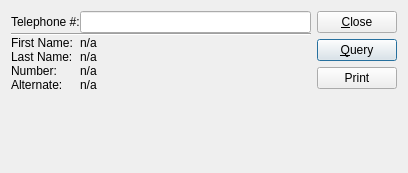
<ui version="4.0" >
 <class>TelephoneLookup</class>
 <widget class="QWidget" name="TelephoneLookup" >
  <property name="geometry" >
   <rect>
    <x>0</x>
    <y>0</y>
    <width>408</width>
    <height>173</height>
   </rect>
  </property>
  <property name="windowTitle" >
   <string>Telephone Lookup</string>
  </property>
  <layout class="QHBoxLayout" >
   <item>
    <layout class="QVBoxLayout" >
     <property name="spacing" >
      <number>0</number>
     </property>
     <item>
      <layout class="QGridLayout" >
       <item row="0" column="0" >
        <widget class="QLabel" name="_searchLit" >
         <property name="text" >
          <string>Telephone #:</string>
         </property>
        </widget>
       </item>
       <item row="0" column="1" >
        <widget class="QLineEdit" name="_search" />
       </item>
       <item row="1" column="0" colspan="2" >
        <widget class="Line" name="line" >
         <property name="orientation" >
          <enum>Qt::Horizontal</enum>
         </property>
        </widget>
       </item>
       <item row="2" column="0" >
        <widget class="QLabel" name="_firstnameLit" >
         <property name="text" >
          <string>First Name:</string>
         </property>
        </widget>
       </item>
       <item row="2" column="1" >
        <widget class="QLabel" name="_firstname" >
         <property name="text" >
          <string>n/a</string>
         </property>
        </widget>
       </item>
       <item row="3" column="0" >
        <widget class="QLabel" name="_lastnameLit" >
         <property name="text" >
          <string>Last Name:</string>
         </property>
        </widget>
       </item>
       <item row="3" column="1" >
        <widget class="QLabel" name="_lastname" >
         <property name="text" >
          <string>n/a</string>
         </property>
        </widget>
       </item>
       <item row="4" column="0" >
        <widget class="QLabel" name="_numberLit" >
         <property name="text" >
          <string>Number:</string>
         </property>
        </widget>
       </item>
       <item row="4" column="1" >
        <widget class="QLabel" name="_number" >
         <property name="text" >
          <string>n/a</string>
         </property>
        </widget>
       </item>
       <item row="5" column="1" >
        <widget class="QLabel" name="_alternate" >
         <property name="text" >
          <string>n/a</string>
         </property>
        </widget>
       </item>
       <item row="5" column="0" >
        <widget class="QLabel" name="_alternateLit" >
         <property name="text" >
          <string>Alternate:</string>
         </property>
        </widget>
       </item>
      </layout>
     </item>
     <item>
      <spacer>
       <property name="orientation" >
        <enum>Qt::Vertical</enum>
       </property>
       <property name="sizeHint" >
        <size>
         <width>20</width>
         <height>40</height>
        </size>
       </property>
      </spacer>
     </item>
    </layout>
   </item>
   <item>
    <layout class="QVBoxLayout" >
     <item>
      <widget class="QPushButton" name="_close" >
       <property name="text" >
        <string>&amp;Close</string>
       </property>
      </widget>
     </item>
     <item>
      <widget class="QPushButton" name="_query" >
       <property name="text" >
        <string>&amp;Query</string>
       </property>
       <property name="default" >
        <bool>true</bool>
       </property>
      </widget>
     </item>
     <item>
      <widget class="QPushButton" name="_print" >
       <property name="text" >
        <string>Print</string>
       </property>
      </widget>
     </item>
     <item>
      <spacer>
       <property name="orientation" >
        <enum>Qt::Vertical</enum>
       </property>
       <property name="sizeHint" >
        <size>
         <width>20</width>
         <height>40</height>
        </size>
       </property>
      </spacer>
     </item>
    </layout>
   </item>
  </layout>
 </widget>
 <tabstops>
  <tabstop>_search</tabstop>
  <tabstop>_query</tabstop>
  <tabstop>_close</tabstop>
 </tabstops>
 <resources/>
 <connections>
  <connection>
   <sender>_search</sender>
   <signal>returnPressed()</signal>
   <receiver>_query</receiver>
   <slot>animateClick()</slot>
   <hints>
    <hint type="sourcelabel" >
     <x>140</x>
     <y>30</y>
    </hint>
    <hint type="destinationlabel" >
     <x>356</x>
     <y>63</y>
    </hint>
   </hints>
  </connection>
  <connection>
   <sender>_close</sender>
   <signal>clicked()</signal>
   <receiver>TelephoneLookup</receiver>
   <slot>close()</slot>
   <hints>
    <hint type="sourcelabel" >
     <x>360</x>
     <y>24</y>
    </hint>
    <hint type="destinationlabel" >
     <x>311</x>
     <y>5</y>
    </hint>
   </hints>
  </connection>
 </connections>
</ui>
